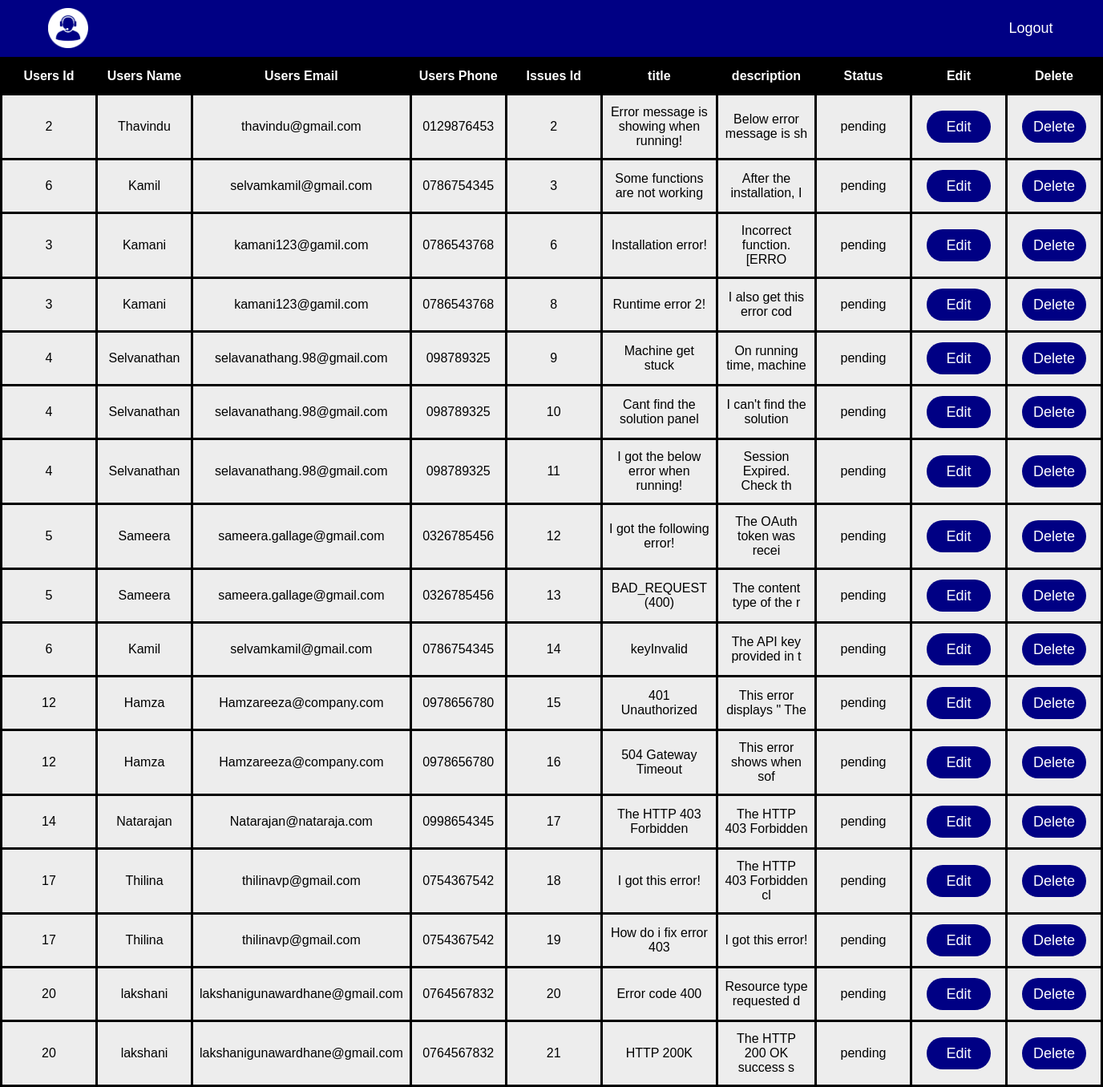
The app's page /admin/panel/viewissue.php with its own data.
### tables this page shows
CREATE TABLE `issues` (
  `usersId` int(11) DEFAULT NULL,
  `issuesId` int(11) NOT NULL,
  `title` varchar(128) NOT NULL,
  `description` longtext NOT NULL,
  `status` varchar(128) NOT NULL
);

CREATE TABLE `users` (
  `usersId` int(11) NOT NULL,
  `usersName` varchar(128) NOT NULL,
  `usersEmail` varchar(128) NOT NULL,
  `usersPhone` varchar(128) NOT NULL,
  `usersPwd` varchar(128) NOT NULL
);

### includes/functions.inc.php (called while the page is built, shortened)
<?php
    function getIssueData($conn){
      $sql = "SELECT issues.*, users.UsersId, users.usersName, users.usersEmail, users.usersPhone FROM issues INNER JOIN users ON issues.UsersId = users.UsersId;";
      $result = mysqli_query($conn,$sql);
      if(mysqli_num_rows($result) > 0){
          return $result;
      }else{
        header("location:../admin/panel/viewissue.php?error=notworking");
        exit();
      }
    }

### admin/panel/viewissue.php (the view, shortened to what this page needs)
<?php
  require_once('../../includes/dbh.inc.php');
  require_once('../../includes/functions.inc.php');
?>
<!DOCTYPE html>
<html lang="en">
<head>
  <link rel="stylesheet" href="style.css">
</head>
<body>
<nav>
    <ul>
      <li><a href="../../includes/logoutadmin.inc.php">Logout</a></li>
      <div id="logo">
        <a href="admin.php">
          <img src="logo-nav.png" width="50px">
        </a>
      </div>
      <li style="float:left">
        <a href="#">
        </a>
      </li>
    </ul>
  </nav>
<table id="users">
  <thead>
    <tr>
      <th>Users Id</th>
      <th>Users Name</th>
      <th>Users Email</th>
      <th>Users Phone</th>
      <th>Issues Id</th>
      <th>title</th>
      <th>description</th>
      <th>Status</th>
      <th>Edit</th>
      <th>Delete</th>
    </tr>
  </thead>
  <tbody>
  <?php
      $result = getIssueData($conn);
      if($result){
        while($row = mysqli_fetch_assoc($result)){?>
          <tr>
            <td><?php echo $row['usersId'];?></td>
            <td><?php echo $row['usersName'];?></td>
            <td><?php echo $row['usersEmail'];?></td>
            <td><?php echo $row['usersPhone'];?></td>
            <td><?php echo $row['issuesId'];?></td>
            <td><?php echo $row['title'];?></td>
            <td><?php echo htmlspecialchars_decode(substr($row['description'],0,25));?></td>
            <td><?php echo $row['status'];?></td>
            <td><button><a href="updateissue.php?issuesId=<?php echo $row['issuesId'];?>">Edit</a></button></td>
            <td><button><a href="deleteissue.php?issuesId=<?php echo $row['issuesId'];?>">Delete</a></button></td>
          </tr>
        <?php
        }
      }
    ?>
  </tbody>
</table>
</body>
</html>

### admin/panel/style.css (style rules this page uses)
body { margin:0; padding:0; background-attachment: fixed; background-size:cover; background-repeat: no-repeat; background-position:center; background-color:#ededed; font-family: Helvetica, sans-serif; }
nav ul { list-style-type: none; margin: 0; padding: 0px 30px; overflow: hidden; background-color:#000084; }
nav li { float: right; }
#logo { float:left; padding-left:30px; padding-top:10px; }
nav li a { font-size:18px; min-width:80px; display: block; color: white; text-align: center; padding: 25px 20px; text-decoration: none; }
#users { font-family: Arial, Helvetica, sans-serif; border-collapse: collapse; width:100%; }
#users td, #users th { border: 3px solid black; padding: 8px; min-width: 100px; }
#users tr { background-color: #ededed; }
#users th { padding-top: 12px; padding-bottom: 12px; text-align: center; background-color: black; color: white; }
#users td { padding-top: 12px; padding-bottom: 12px; text-align: center; }
#users button { padding:10px; border:none; outline:none; width:80%; height:40px; background: #000084; color:#fff; font-size: 18px; border-radius:20px; }
#users button a { text-decoration:none; color:white; }

### records on screen
issues: usersId "2", usersId.usersName "Thavindu", usersId.usersEmail "thavindu@gmail.com", usersId.usersPhone "0129876453", issuesId "2", title "Error message is showing when running!", description "Below error message is sh", status "pending"
issues: usersId "6", usersId.usersName "Kamil", usersId.usersEmail "selvamkamil@gmail.com", usersId.usersPhone "0786754345", issuesId "3", title "Some functions are not working", description "After the installation, I", status "pending"
issues: usersId "3", usersId.usersName "Kamani", usersId.usersEmail "kamani123@gamil.com", usersId.usersPhone "0786543768", issuesId "6", title "Installation error!", description "Incorrect function. [ERRO", status "pending"
issues: usersId "3", usersId.usersName "Kamani", usersId.usersEmail "kamani123@gamil.com", usersId.usersPhone "0786543768", issuesId "8", title "Runtime error 2!", description "I also get this error cod", status "pending"
issues: usersId "4", usersId.usersName "Selvanathan", usersId.usersEmail "selavanathang.98@gmail.com", usersId.usersPhone "098789325", issuesId "9", title "Machine get stuck", description "On running time, machine", status "pending"
issues: usersId "4", usersId.usersName "Selvanathan", usersId.usersEmail "selavanathang.98@gmail.com", usersId.usersPhone "098789325", issuesId "10", title "Cant find the solution panel", description "I can't find the solution", status "pending"
issues: usersId "4", usersId.usersName "Selvanathan", usersId.usersEmail "selavanathang.98@gmail.com", usersId.usersPhone "098789325", issuesId "11", title "I got the below error when running!", description "Session Expired. Check th", status "pending"
issues: usersId "5", usersId.usersName "Sameera", usersId.usersEmail "sameera.gallage@gmail.com", usersId.usersPhone "0326785456", issuesId "12", title "I got the following error!", description "The OAuth token was recei", status "pending"
issues: usersId "5", usersId.usersName "Sameera", usersId.usersEmail "sameera.gallage@gmail.com", usersId.usersPhone "0326785456", issuesId "13", title "BAD_REQUEST (400)", description "The content type of the r", status "pending"
issues: usersId "6", usersId.usersName "Kamil", usersId.usersEmail "selvamkamil@gmail.com", usersId.usersPhone "0786754345", issuesId "14", title "keyInvalid", description "The API key provided in t", status "pending"
issues: usersId "12", usersId.usersName "Hamza", usersId.usersEmail "Hamzareeza@company.com", usersId.usersPhone "0978656780", issuesId "15", title "401 Unauthorized", description "This error displays \" The", status "pending"
issues: usersId "12", usersId.usersName "Hamza", usersId.usersEmail "Hamzareeza@company.com", usersId.usersPhone "0978656780", issuesId "16", title "504 Gateway Timeout", description "This error shows when sof", status "pending"
issues: usersId "14", usersId.usersName "Natarajan", usersId.usersEmail "Natarajan@nataraja.com", usersId.usersPhone "0998654345", issuesId "17", title "The HTTP 403 Forbidden", description "The HTTP 403 Forbidden", status "pending"
issues: usersId "17", usersId.usersName "Thilina", usersId.usersEmail "thilinavp@gmail.com", usersId.usersPhone "0754367542", issuesId "18", title "I got this error!", description "The HTTP 403 Forbidden cl", status "pending"
issues: usersId "17", usersId.usersName "Thilina", usersId.usersEmail "thilinavp@gmail.com", usersId.usersPhone "0754367542", issuesId "19", title "How do i fix error 403", description "I got this error!", status "pending"
issues: usersId "20", usersId.usersName "lakshani", usersId.usersEmail "lakshanigunawardhane@gmail.com", usersId.usersPhone "0764567832", issuesId "20", title "Error code 400", description "Resource type requested d", status "pending"
issues: usersId "20", usersId.usersName "lakshani", usersId.usersEmail "lakshanigunawardhane@gmail.com", usersId.usersPhone "0764567832", issuesId "21", title "HTTP 200K", description "The HTTP 200 OK success s", status "pending"
